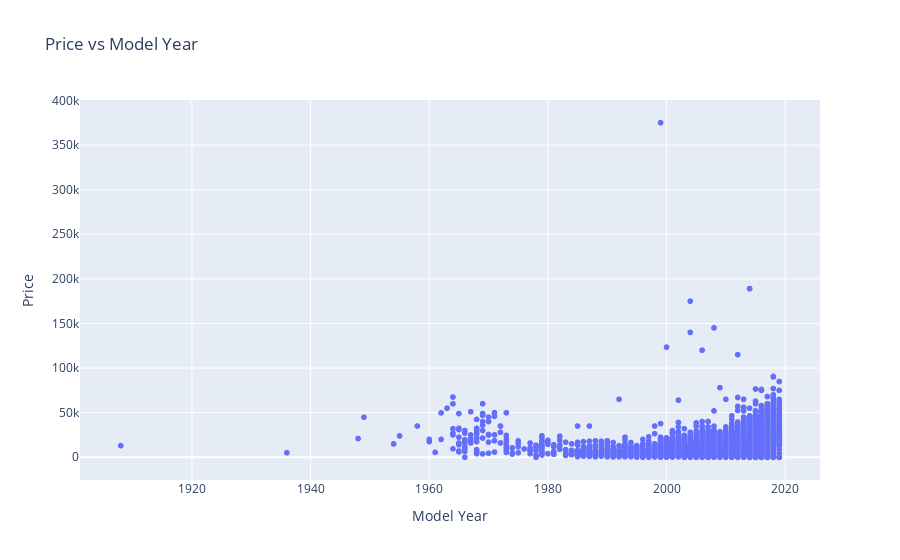

Notebook code for this chart:
### Code cell
year_price_scatter.update_layout(
    xaxis_title="Model Year",
    yaxis_title="Price",
    title= "Price vs Model Year"
)

### Figure 1 — Plotly figure (JSON) as saved in the notebook; plotly's stock layout.template omitted (floating-point values rounded to 4 significant figures; data arrays with more than 128 entries replaced by an {"elided": "..."} marker saying what was removed)
{"data": [{"hovertemplate": "model_year=%{x}<br>price=%{y}<extra></extra>", "legendgroup": "", "marker": {"color": "#636efa", "symbol": "circle"}, "mode": "markers", "name": "", "showlegend": false, "type": "scattergl", "x": {"elided": "33306 int values"}, "xaxis": "x", "y": {"elided": "33306 int values"}, "yaxis": "y"}], "layout": {"legend": {"tracegroupgap": 0}, "title": {"text": "Price vs Model Year"}, "xaxis": {"anchor": "y", "domain": [0, 1], "title": {"text": "Model Year"}}, "yaxis": {"anchor": "x", "domain": [0, 1], "title": {"text": "Price"}}}}
